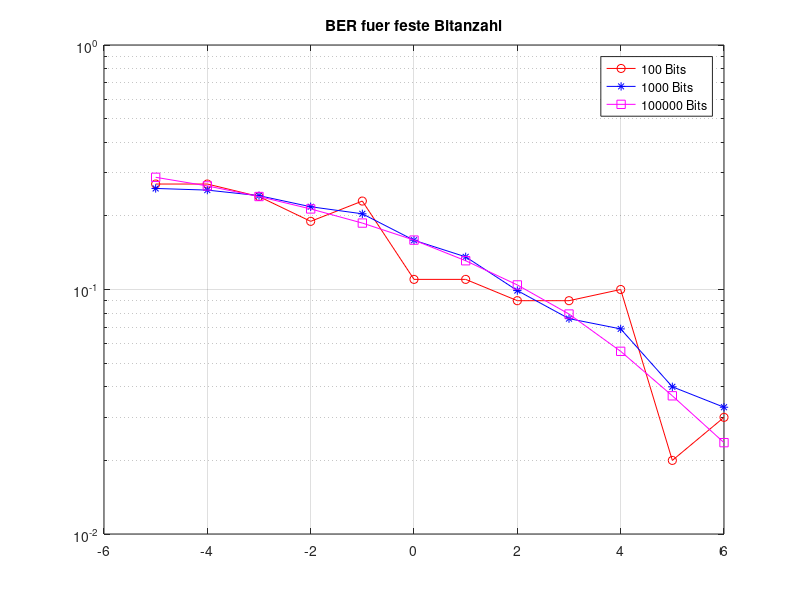

Here is the MATLAB script that generated this plot:
%%%%%%%%%%%%%%%%%%%%%%%%%%%%%%%%%%%%%%%%%%%%%%%%%%%%%%%%%%%%%%%%%%%%%%%%%%%
%   Nachrichtentechnisches Praktikum - Aufgabe 8 - Kanalcodierung 
%                                                      
%   1. Ermittlung von Bitfehlerraten
%   Uncodierte Uebertragung                                                   
%                                                    
%%%%%%%%%%%%%%%%%%%%%%%%%%%%%%%%%%%%%%%%%%%%%%%%%%%%%%%%%%%%%%%%%%%%%%%%%%%

clear all;
%close all; 

%%%%%%%%%%%%%%%%%%%%%%%%%%%%%%%%%%%%%%%%%%%%%%%%%%%%%%%%%%%%%%%%%%%%%%%%%%%
% Simulationsparameter
%%%%%%%%%%%%%%%%%%%%%%%%%%%%%%%%%%%%%%%%%%%%%%%%%%%%%%%%%%%%%%%%%%%%%%%%%%%

%Abbruch der Simulation nach

% - Anzahl der simulierten Bits
% - Anzahl = -1 --> Berechnung fuer feste Bitanzahl deaktiviert
Anzahl = [100,1000,100000];
%Anzahl = -1;

% - Anzahl der aufgetretenen Fehler
% - Fehlerzahl = -1 --> Berechnung fuer feste Fehlerzahl deaktiviert
%Fehlerzahl = [10,100,1000];
Fehlerzahl = -1;

%Signal-zu-Rausch-Verhaeltnis
SNR = [-5:1:6];


%%%%%%%%%%%%%%%%%%%%%%%%%%%%%%%%%%%%%%%%%%%%%%%%%%%%%%%%%%%%%%%%%%%%%%%%%%%
% Simulation
%%%%%%%%%%%%%%%%%%%%%%%%%%%%%%%%%%%%%%%%%%%%%%%%%%%%%%%%%%%%%%%%%%%%%%%%%%%

%Variablen initialisieren
i=0;
k=0;

BER_Anz = zeros(length(Anzahl),length(SNR));
BER_Fehl = zeros(length(Fehlerzahl),length(SNR));

%Erzeuge Random Bits
sourceBitsInt = randi([0,1],1,1e6);

%NRZ-Codierung
sourceBits = sign(sourceBitsInt - 0.5);


%Simulationsschleife Feste Bitanzahl

if (Anzahl ~= -1)
    for i=1:length(Anzahl)  
        for j=1:length(SNR) 
            %Erzeuge Empfangsbits nach AWGN-Kanal
            resultBits = awgn(sourceBits(1:Anzahl(i)),SNR(j));

            %Vergleiche gestoerte Empfangsbits mit Sendebits
            errorBits = xor((0.5*sourceBits(1:Anzahl(i)))+0.5,0.5*sign(resultBits)+0.5);

            %Anzahl der Einsen im Verktor errorBits entspricht Anzahl der
            %Uebertragungsfehler
            sumErrors = sum(errorBits);

            %BER = (Anzahl fehlerhafte Bits)/(Anzahl gesendete Bits)
            BER_Anz(i,j) = sumErrors/Anzahl(i);

        end
    end
end

%Simulationsschleife Feste Fehlerzahl
if (Fehlerzahl ~= -1)
    for i=1:length(Fehlerzahl)
        for j=1:length(SNR)
            %Erzeuge Empfangsbits nach AWGN-Kanal
            resultBits = awgn(sourceBits, SNR(j));

            %Vergleiche gestoerte Empfangsbits mit Sendebits
            errorBits = xor(0.5*sourceBits+0.5, 0.5*sign(resultBits)+0.5);

            %Berechne BER fuer angegebene max Fehleranzahl
            k=1;
            maxAnzErrors = false;
            while ~maxAnzErrors
                if sum(errorBits(1:k)) > Fehlerzahl(i)
                    BER_Fehl(i,j) = sum(errorBits(1:k))/k;
                    maxAnzErrors = true;
                end
                k=k+1;
            end

        end
    end
end

%%%%%%%%%%%%%%%%%%%%%%%%%%%%%%%%%%%%%%%%%%%%%%%%%%%%%%%%%%%%%%%%%%%%%%%%%%%
% Ausgabe der BER-Kennlinien
%%%%%%%%%%%%%%%%%%%%%%%%%%%%%%%%%%%%%%%%%%%%%%%%%%%%%%%%%%%%%%%%%%%%%%%%%%%

if (Anzahl ~= -1)
    figure;
    semilogy(SNR,BER_Anz(1,:),'ro-',SNR,BER_Anz(2,:),'b*-',SNR,BER_Anz(3,:),'ms-');
    grid;
    legend(strcat(num2str(Anzahl(1)), ' Bits'),...
        strcat(num2str(Anzahl(2)), ' Bits'),...
        strcat(num2str(Anzahl(3)), ' Bits'));
    title('BER fuer feste Bitanzahl');
end


if (Fehlerzahl ~= -1)
    figure;
    semilogy(SNR, BER_Fehl(1,:),'ro-',SNR,BER_Fehl(2,:),'b*-',SNR,BER_Fehl(3,:),'ms-');
    grid;
    legend(strcat(num2str(Fehlerzahl(1)), ' Fehler'),...
        strcat(num2str(Fehlerzahl(2)), ' Fehler'),...
        strcat(num2str(Fehlerzahl(3)), ' Fehler'));
    title('BER fuer feste Fehleranzahl');
end                
